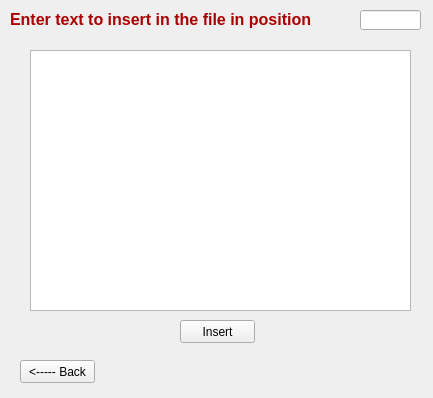
<?xml version="1.0" encoding="UTF-8"?>
<ui version="4.0">
 <class>InsertWidget</class>
 <widget class="QWidget" name="InsertWidget">
  <property name="geometry">
   <rect>
    <x>0</x>
    <y>0</y>
    <width>433</width>
    <height>398</height>
   </rect>
  </property>
  <property name="windowTitle">
   <string>Form</string>
  </property>
  <widget class="QLabel" name="label">
   <property name="geometry">
    <rect>
     <x>10</x>
     <y>10</y>
     <width>361</width>
     <height>20</height>
    </rect>
   </property>
   <property name="text">
    <string>&lt;html&gt;&lt;head/&gt;&lt;body&gt;&lt;p&gt;&lt;span style=&quot; font-size:12pt; font-weight:600; color:#aa0000;&quot;&gt;Enter text to insert in the file in position &lt;/span&gt;&lt;/p&gt;&lt;/body&gt;&lt;/html&gt;</string>
   </property>
  </widget>
  <widget class="QLineEdit" name="positionToInsert">
   <property name="geometry">
    <rect>
     <x>360</x>
     <y>10</y>
     <width>61</width>
     <height>20</height>
    </rect>
   </property>
  </widget>
  <widget class="QTextEdit" name="textToInsert">
   <property name="geometry">
    <rect>
     <x>30</x>
     <y>50</y>
     <width>381</width>
     <height>261</height>
    </rect>
   </property>
  </widget>
  <widget class="QPushButton" name="InsertButton">
   <property name="geometry">
    <rect>
     <x>180</x>
     <y>320</y>
     <width>75</width>
     <height>23</height>
    </rect>
   </property>
   <property name="text">
    <string>Insert</string>
   </property>
  </widget>
  <widget class="QPushButton" name="BackButton">
   <property name="geometry">
    <rect>
     <x>20</x>
     <y>360</y>
     <width>75</width>
     <height>23</height>
    </rect>
   </property>
   <property name="text">
    <string>&lt;----- Back</string>
   </property>
  </widget>
 </widget>
 <resources/>
 <connections/>
</ui>
